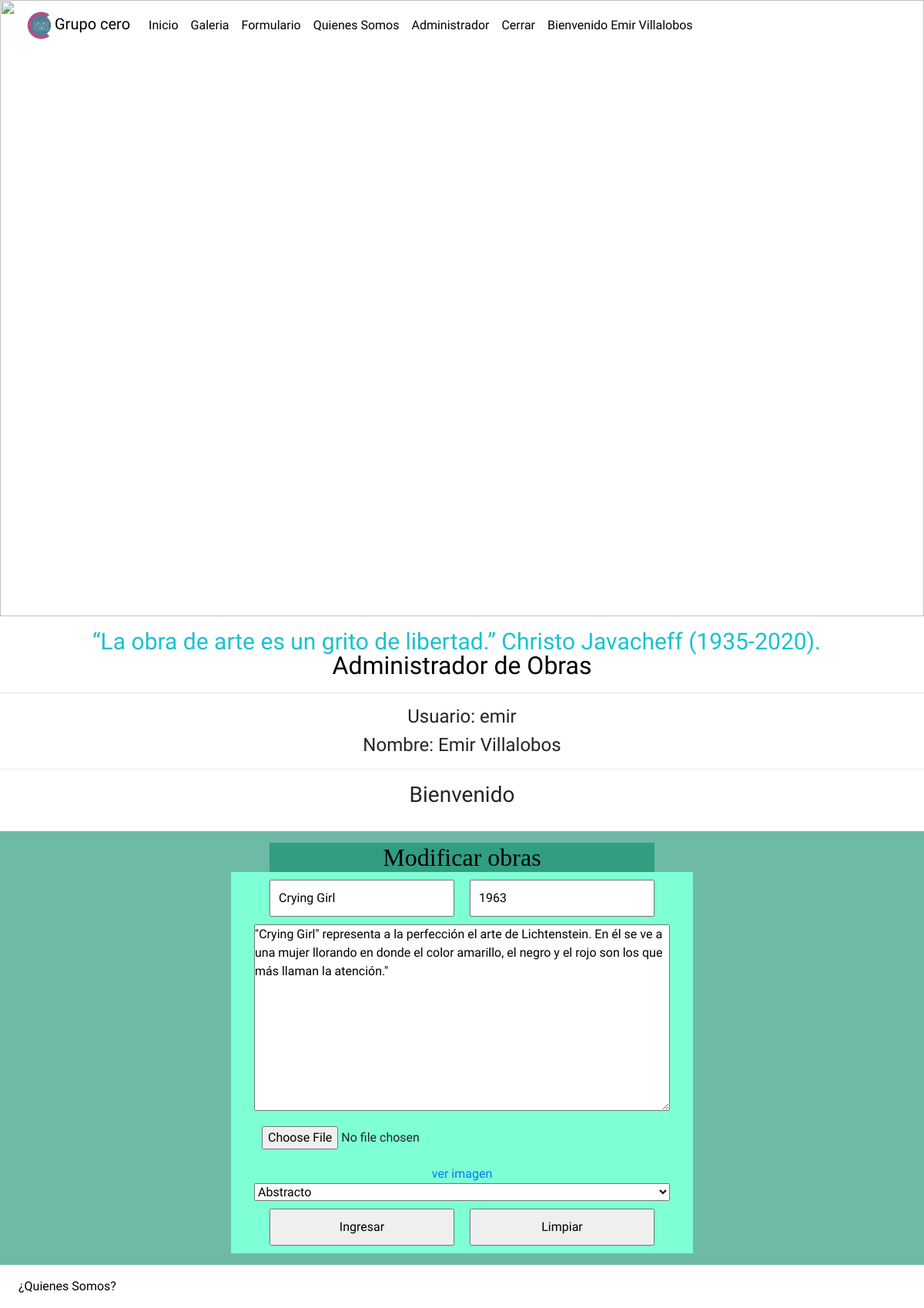
The page /modificar/1/ (signed in) on the database as committed earlier.
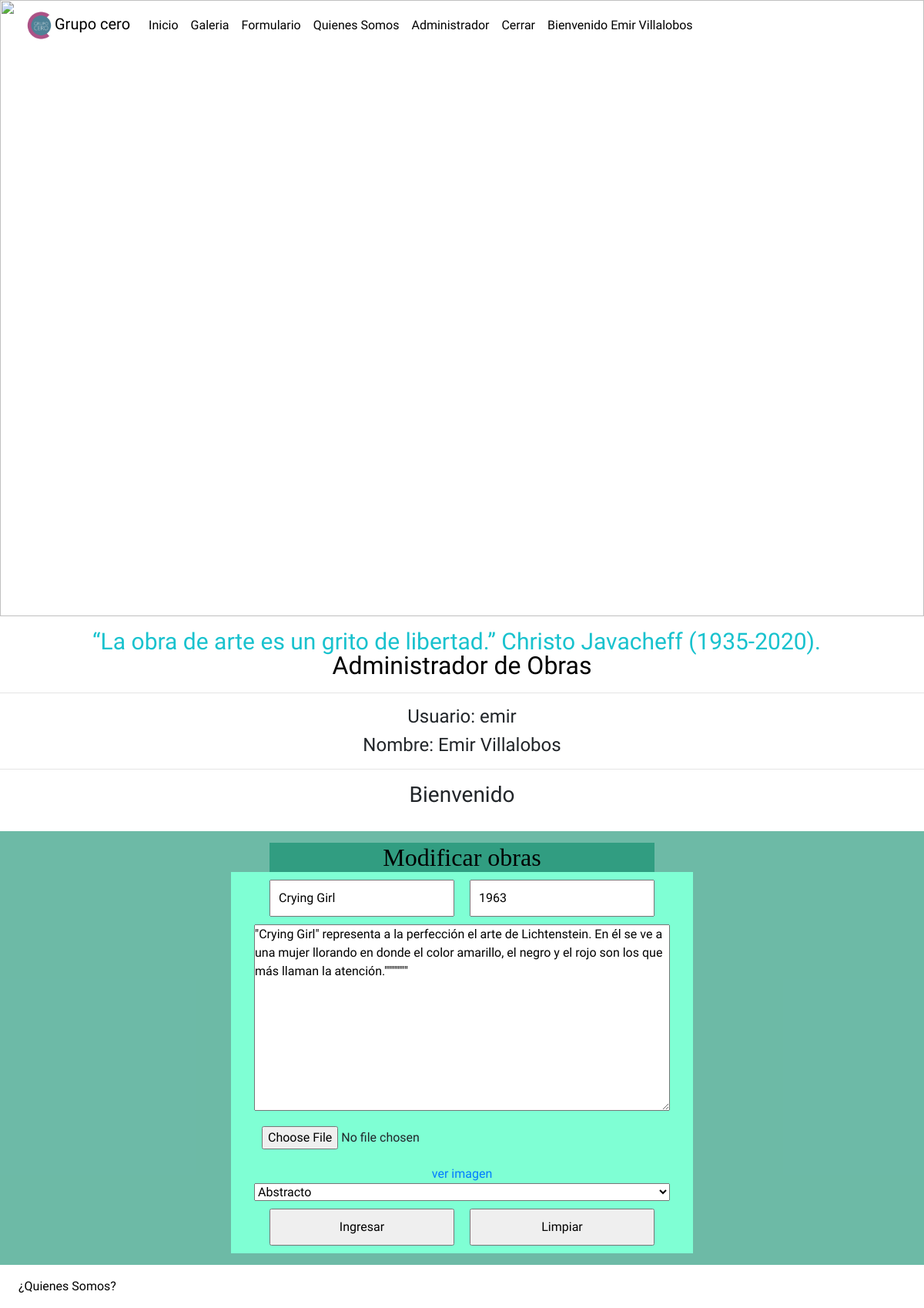
The same page on the database as committed later.
### webGrupoCero/models.py (models this page shows, shortened)
class Obra(models.Model):
    idObra = models.AutoField(primary_key=True)
    nombre=models.CharField(max_length=45)
    creacion=models.IntegerField()
    descripcion=models.TextField()
    foto = models.ImageField(upload_to='foto',null=True)
    publicar=models.BooleanField(default=False)
    comentario=models.TextField(default='--')
    usuario=models.ForeignKey(User,on_delete=models.CASCADE,null=True)
    categoria=models.ForeignKey(Categoria,on_delete=models.CASCADE)

### webGrupoCero/views.py (the view)
# urls.py: path('modificar/<id>/',login_required(permission_required(['webGrupoCero.change_obra'], login_url='/login/')(modificar)),name='MOD'),
def modificar(request,id):
    obra= Obra.objects.get(idObra=id)
    cate = Categoria.objects.all()
    data={'obra':obra, 'categorias': cate}
    return render(request,"modificar.html",data)

### webGrupoCero/templates/modificar.html (shortened to what this page needs)
{% extends "base.html" %}
{% load static %}
        {% block contenidos %}
        <section id="banner">
            <img src="{% static 'img/Nighthawks_by_Edward_Hopper_1942.jpg' %}" alt="">
            <div class="contenedor">
                <h2>“La obra de arte es un grito de libertad.” Christo Javacheff (1935-2020).</h2>
            </div>
        </section>
        <section id="bienvenido">
            <h2>Administrador de Obras</h2>
            <hr>
            <h4>Usuario: {{user.username}} </h4>
            <h4>Nombre: {{user.first_name}} {{user.last_name}} </h4>
            <hr>
            <h3>Bienvenido</h3>
        </section>
        <section id="formulario">
            <h2>Modificar obras</h2>
            <form action="{% url 'MO' %}" method="post" enctype="multipart/form-data">
                <div class="controles">
                    <input type="text" class="col-peque" name="txtNombre" id="txtNombre" value="{{obra.nombre}}">
                    <input type="text" class="col-peque" name="txtCreacion" id="txtCreacion" value="{{obra.creacion}}">
                    <textarea class="col-gra" name="txtDesc" id="txtDesc" cols="30" rows="10">{{obra.descripcion}}"</textarea>
                    <input type="file" name="txtImg" id="txtImg" class="col-gra">
                    <a href="{{obra.foto.url}}">ver imagen</a>
                    <select name="cboCategoria" id="cbCategoria" class="col-gra">
                        {% for item in categorias %}
                            {% if item.nombre == item.categoria.nombre %}
                                <option select value="{{ item.nombre }}">{{ item.nombre }}</option>
                            {% else %}
                                <option value="{{ item.nombre }}">{{ item.nombre }}</option>
                            {% endif %}
                        {% endfor %}
                    </select>
                    <input type="submit" class="col-peque" value="Ingresar">
                    <input type="reset" class="col-peque" value="Limpiar">
                </div>
            </form>
        </section>
        {% endblock contenidos %}

Rows that differ between the two databases and show on the page:
changed Obra "Crying Girl": txtDesc "…que más llaman la atención.\"" → "…que más llaman la atención.\"\"\"\"\"\"\""
